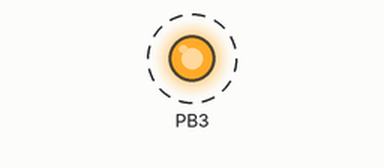
Recording of a program running on a simulated ATmega328P, built with avr-gcc and emulated at 16 MHz. Parts: output pins drawn as LEDs (lit = HIGH). Dashed ring = blinking.

Above: at 0.5 s.
Timing chart, 0 to 4.6 s (numbered marks = the images above):
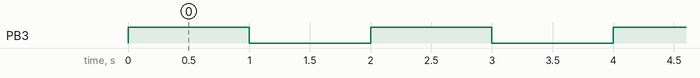

The program:

main.c
```c
/*
 * Blink_Bitwise.c
 *
 * Created: 01-08-2026 11:50:50
 * Author : roseb
 */
#define F_CPU 16000000UL
#include <avr/io.h>
#include <util/delay.h>


int main(void)
{
    DDRB|=(1<<DDB3); // Set PB3 as output

    for(;;)
    {
		PORTB|=(1<<PB3); // Set PD3 as high
		_delay_ms(1000);
		PORTB&=~(1<<PB3); //Set PD3 as low
		_delay_ms(1000);
    }
}
```

Measured:
- by itself, PB3: alternates HIGH for 1.0 s and LOW for 1.0 s
